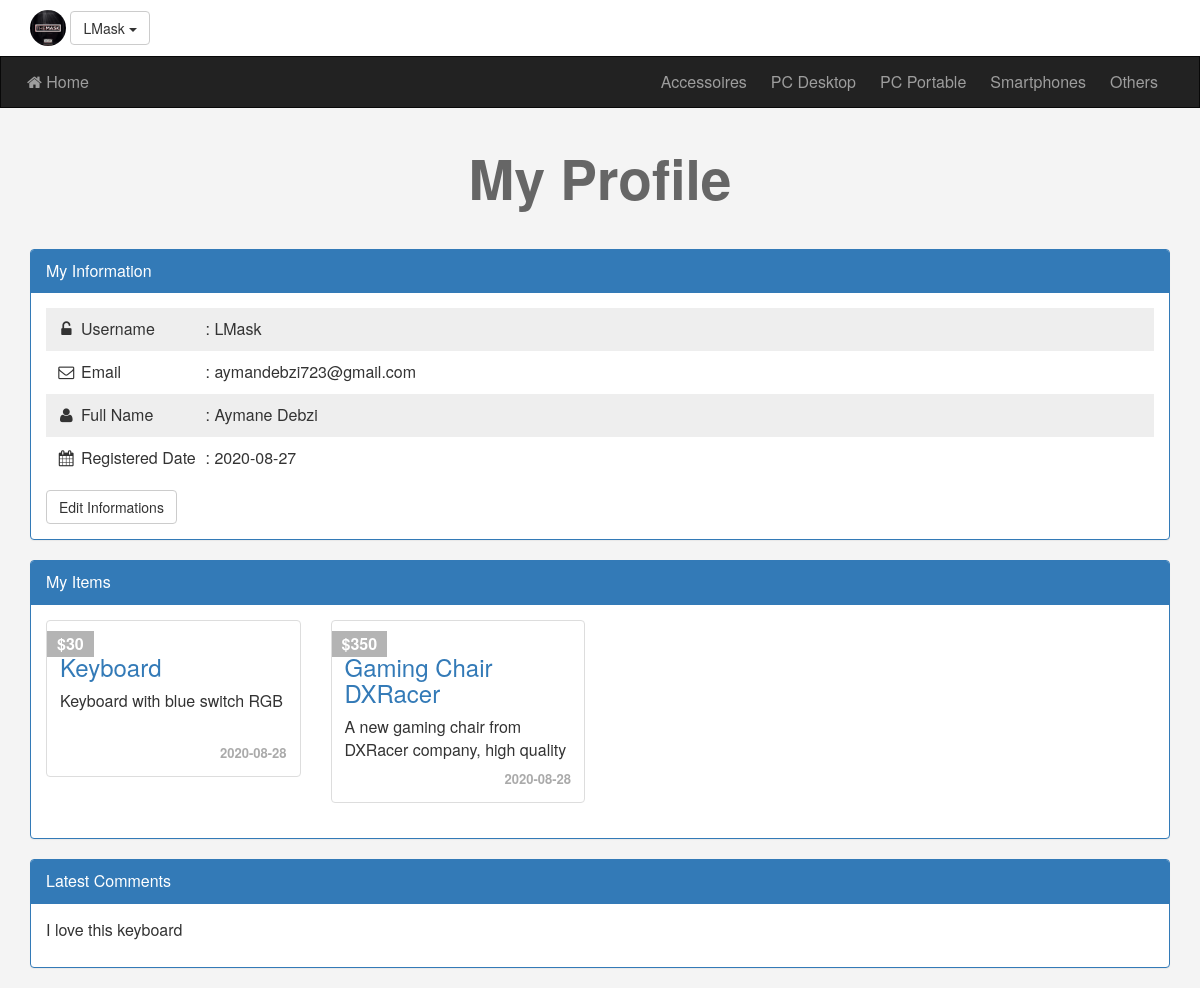
The app's page /webserver/files/profile.php (signed in) with its own data.
### tables this page shows
CREATE TABLE IF NOT EXISTS `categories` (
  `ID` int(11) NOT NULL AUTO_INCREMENT,
  `Name` varchar(255) NOT NULL,
  `Description` text NOT NULL,
  `parent` int(11) NOT NULL,
  `Ordering` int(11) DEFAULT NULL,
  `Visibility` tinyint(4) NOT NULL DEFAULT 0,
  `Allow_Comment` tinyint(4) NOT NULL DEFAULT 0,
  `Allow_Ads` tinyint(4) NOT NULL DEFAULT 0,
  PRIMARY KEY (`ID`),
  UNIQUE KEY `Name` (`Name`)
);

CREATE TABLE IF NOT EXISTS `users` (
  `UserID` int(11) NOT NULL AUTO_INCREMENT COMMENT 'To Identify User',
  `Username` varchar(255) NOT NULL COMMENT 'Username To Login',
  `Password` varchar(255) NOT NULL COMMENT 'Password To Login',
  `Email` varchar(255) NOT NULL,
  `FullName` varchar(255) NOT NULL,
  `GroupID` int(11) NOT NULL DEFAULT 0 COMMENT 'Identify User Group',
  `TrustStatus` int(11) NOT NULL DEFAULT 0 COMMENT 'Seller Rank',
  `RegStatus` int(11) NOT NULL DEFAULT 0 COMMENT 'User Approval',
  `Date` date NOT NULL,
  `avatar` varchar(255) NOT NULL,
  PRIMARY KEY (`UserID`),
  UNIQUE KEY `Username` (`Username`)
);

CREATE TABLE IF NOT EXISTS `items` (
  `Item_ID` int(11) NOT NULL AUTO_INCREMENT,
  `Name` varchar(255) NOT NULL,
  `Description` text NOT NULL,
  `Price` varchar(255) NOT NULL,
  `Add_Date` date NOT NULL,
  `Country_Made` varchar(255) NOT NULL,
  `Status` varchar(255) NOT NULL,
  `Rating` smallint(6) NOT NULL,
  `Approve` tinyint(4) NOT NULL DEFAULT 0,
  `Cat_ID` int(11) NOT NULL,
  `Member_ID` int(11) NOT NULL,
  `picture` varchar(255) NOT NULL,
  `contact` varchar(255) NOT NULL,
  PRIMARY KEY (`Item_ID`),
  KEY `cat_1` (`Cat_ID`),
  KEY `member_1` (`Member_ID`),
  CONSTRAINT `cat_1` FOREIGN KEY (`Cat_ID`) REFERENCES `categories` (`ID`) ON DELETE CASCADE ON UPDATE CASCADE,
  CONSTRAINT `member_1` FOREIGN KEY (`Member_ID`) REFERENCES `users` (`UserID`) ON DELETE CASCADE ON UPDATE CASCADE
);

CREATE TABLE IF NOT EXISTS `comments` (
  `c_id` int(11) NOT NULL AUTO_INCREMENT,
  `comment` text NOT NULL,
  `status` tinyint(4) NOT NULL,
  `comment_date` date NOT NULL,
  `item_id` int(11) NOT NULL,
  `user_id` int(11) NOT NULL,
  PRIMARY KEY (`c_id`),
  KEY `items_comment` (`item_id`),
  KEY `comment_user` (`user_id`),
  CONSTRAINT `items_comment` FOREIGN KEY (`item_id`) REFERENCES `items` (`Item_ID`) ON DELETE CASCADE ON UPDATE CASCADE,
  CONSTRAINT `comment_user` FOREIGN KEY (`user_id`) REFERENCES `users` (`UserID`) ON DELETE CASCADE ON UPDATE CASCADE
);

### webserver/files/init.php (called while the page is built, shortened)
<?php
	include 'admin/connect.php';
	$sessionUser = '';
	$sessionAvatar = '';
	if (isset($_SESSION['user'])) {
		$sessionUser = $_SESSION['user'];
		$sessionAvatar = $_SESSION['avatar'];
	}
	$tpl 	= 'includes/templates/';
	$func	= 'includes/functions/';
	$css 	= 'layout/css/';
	include $func . 'functions.php';
	include $tpl . 'header.php';

### webserver/files/includes/functions/functions.php (called while the page is built, shortened)
<?php
	function getAllFrom($field, $table, $where = NULL, $and = NULL, $orderfield, $ordering = "DESC") {
		global $con;
		$getAll = $con->prepare("SELECT $field FROM $table $where $and ORDER BY $orderfield $ordering");
		$getAll->execute();
		$all = $getAll->fetchAll();
		return $all;
	}

### webserver/files/profile.php (the view, shortened to what this page needs)
<?php
	include 'init.php';
	if (isset($_SESSION['user'])) {
		$getUser = $con->prepare("SELECT * FROM users WHERE Username = ?");
		$getUser->execute(array($sessionUser));
		$info = $getUser->fetch();
		$userid = $info['UserID'];
?>
<h1 class="text-center">My Profile</h1>
<div class="information block">
	<div class="container">
		<div class="panel panel-primary">
			<div class="panel-heading">My Information</div>
			<div class="panel-body">
				<ul class="list-unstyled">
					<li>
						<i class="fa fa-unlock-alt fa-fw"></i>
						<span>Username</span> : <?php echo $info['Username'] ?>
					</li>
					<li>
						<i class="fa fa-envelope-o fa-fw"></i>
						<span>Email</span> : <?php echo $info['Email'] ?>
					</li>
					<li>
						<i class="fa fa-user fa-fw"></i>
						<span>Full Name</span> : <?php echo $info['FullName'] ?>
					</li>
					<li>
						<i class="fa fa-calendar fa-fw"></i>
						<span>Registered Date</span> : <?php echo $info['Date'] ?>
					</li>
				</ul>
				<a href="editProfil.php" class="btn btn-default">Edit Informations</a>
			</div>
		</div>
	</div>
</div>
<div id="my-ads" class="my-ads block">
	<div class="container">
		<div class="panel panel-primary">
			<div class="panel-heading">My Items</div>
			<div class="panel-body">
			<?php
				$myItems = getAllFrom("*", "items", "where Member_ID = $userid", "", "Item_ID");
				if (! empty($myItems)) {
					echo '<div class="row">';
					foreach ($myItems as $item) {
						echo '<div class="col-sm-6 col-md-3">';
							echo '<div class="thumbnail item-box">';
								echo '<span class="price-tag">$' . $item['Price'] . '</span>';
								echo '<div class="caption">';
									echo '<h3><a href="items.php?itemid='. $item['Item_ID'] .'">' . $item['Name'] .'</a></h3>';
									echo '<p>' . $item['Description'] . '</p>';
									echo '<div class="date">' . $item['Add_Date'] . '</div>';
								echo '</div>';
							echo '</div>';
						echo '</div>';
					}
					echo '</div>';
				} else {
					echo 'Sorry There\' No Ads To Show, Create <a href="newad.php">New Ad</a>';
				}
			?>
			</div>
		</div>
	</div>
</div>
<div class="my-comments block">
	<div class="container">
		<div class="panel panel-primary">
			<div class="panel-heading">Latest Comments</div>
			<div class="panel-body">
			<?php
				$myComments = getAllFrom("comment", "comments", "where user_id = $userid", "", "c_id");
				if (! empty($myComments)) {
					foreach ($myComments as $comment) {
						echo '<p>' . $comment['comment'] . '</p>';
					}
				} else {
					echo 'There\'s No Comments to Show';
				}
			?>
			</div>
		</div>
	</div>
</div>
<?php
	} else {
		header('Location: login.php');
		exit();
	}
	include $tpl . 'footer.php';
?>

### webserver/files/includes/templates/header.php (shortened to what this page needs)
<!DOCTYPE html>
<html>
	<head>
		<link rel="stylesheet" href="<?php echo $css ?>bootstrap.min.css" />
		<link rel="stylesheet" href="<?php echo $css ?>font-awesome.min.css" />
		<link rel="stylesheet" href="<?php echo $css ?>jquery-ui.css" />
		<link rel="stylesheet" href="<?php echo $css ?>jquery.selectBoxIt.css" />
		<link rel="stylesheet" href="<?php echo $css ?>front.css" />
	</head>
	<body>
	<div class="upper-bar">
		<div class="container">
			<?php
				if (isset($_SESSION['user'])) {
			?>
				<img class="my-image img-circle" src="admin/uploads/avatars/<?php echo $sessionAvatar ?>" alt="" />
				<div class="btn-group my-info">
					<span class="btn btn-default dropdown-toggle" data-toggle="dropdown">
						<?php echo $sessionUser ?>
						<span class="caret"></span>
					</span>
				</div>
				<?php
				} else {
			?>
			<a href="login.php">
				<span class="pull-right">Login/Signup</span>
			</a>
			<?php } ?>
		</div>
	</div>
	<nav class="navbar navbar-inverse">
	  <div class="container">
	    <div class="navbar-header">
	      <a class="navbar-brand" href="index.php"><i class="fa fa-home" aria-hidden="true"></i> Home</a>
	    </div>
	    <div class="collapse navbar-collapse" id="app-nav">
	      <ul class="nav navbar-nav navbar-right">
	      <?php
	      	$allCats = getAllFrom("*", "categories", "where parent = 0", "", "ID", "ASC");
			foreach ($allCats as $cat) {
				echo
				'<li>
					<a href="categories.php?pageid=' . $cat['ID'] . '">
						' . $cat['Name'] . '
					</a>
				</li>';
			}
	      ?>
	      </ul>
	    </div>
	  </div>
	</nav>

### webserver/files/layout/css/front.css (style rules this page uses)
body { background-color: #F4F4F4; font-size: 16px; }
h1 { font-size: 55px; margin: 40px 0; font-weight: bold; color: #666; }
.navbar { border-radius: 0; margin-bottom: 0; }
.nav > li > a, .navbar-brand { padding: 15px 12px; }
.navbar-brand { font-size: 1em; }
.upper-bar { padding: 10px; background-color: #FFF }
.my-image { width: 36px; height: 36px; }
.item-box { position: relative; }
.item-box .price-tag { background-color: #B4B4B4; padding: 2px 10px; position: absolute; left: 0; top: 10px; font-weight: bold; color: #FFF; }
.item-box .caption p { height: 44px; max-height: 44px; }
.information { margin-top: 20px }
.information ul { padding: 0; margin: 0; }
.information ul li { padding: 10px; }
.information ul li:nth-child(odd) { background-color: #EEE; }
.information ul li span { display: inline-block; width: 120px; }
.thumbnail .date { text-align: right; font-size: 13px; color: #AAA; font-weight: bold; }
.information .btn { margin-top: 10px; }

### records on screen
categories: Name "Accessoires"
categories: Name "PC Desktop"
categories: Name "PC Portable"
categories: Name "Smartphones"
categories: Name "Others"
users: Username "LMask", Email "aymandebzi723@gmail.com", FullName "Aymane Debzi", Date "2020-08-27"
items: Price "30", Name "Keyboard", Description "Keyboard with blue switch RGB", Add_Date "2020-08-28"
items: Price "350", Name "Gaming Chair DXRacer", Description "A new gaming chair from DXRacer company, high quality", Add_Date "2020-08-28"
comments: comment "I love this keyboard"

### other values on screen
$sessionUser "LMask"
